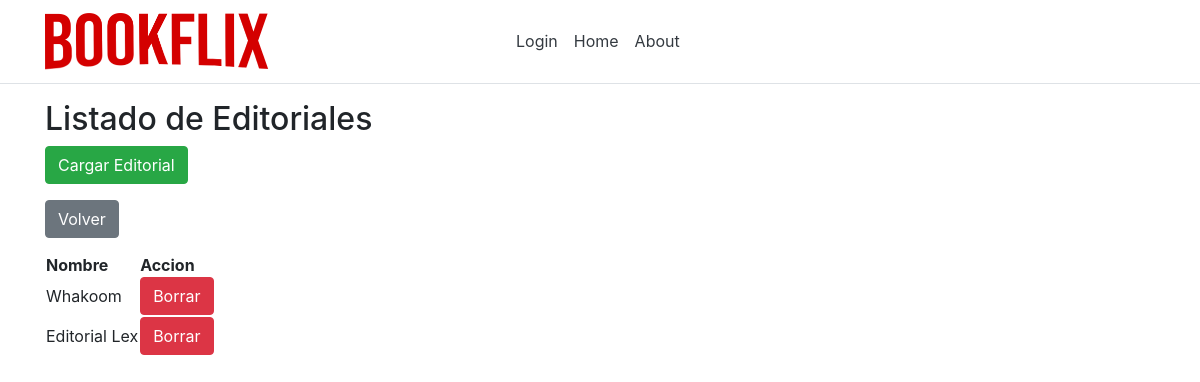
/listEditoriales/ (signed in), run on an earlier commit of the app's database.
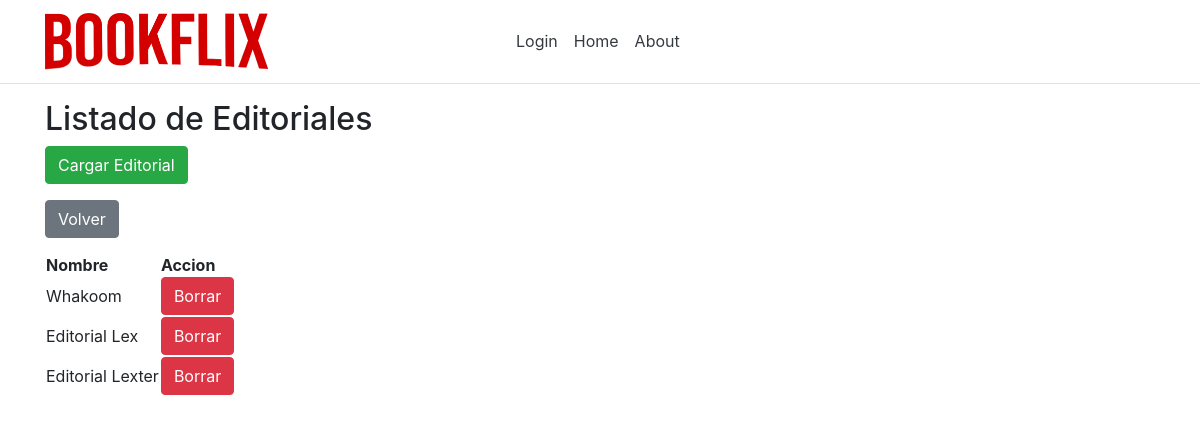
And on a later commit of the database.
### app/models.py (models this page shows, shortened)
class Editorial(models.Model):
    id = models.AutoField(primary_key=True)
    nombre = models.CharField(max_length=50,unique=True)

### app/views.py (the view)
# urls.py: path('listEditoriales/', views.listEditoriales),
def listEditoriales(request):
    editoriales = Editorial.objects.all()
    return render(request, "admin/listOfEditoriales.html", {'editoriales': editoriales})

### app/models.py (called while the page is built)
    @property
    def is_active(self):
        return self.active

    @property
    def is_superuser(self):
        return self.superuser

### app/templates/admin/listOfEditoriales.html
{% extends 'default/layout.html' %}
{% block admin %}
<h2>Listado de Editoriales</h2>
<form method="get" action="/createEditorial">
    <button class="btn btn-success" type="submit">Cargar Editorial</button>
  </form>
  <form>
    <input class="btn btn-secondary" type="button" value="Volver" onclick="history.back()">
  </form>
<table>
    <thead>
        <tr>
            <th>Nombre</th>
            <th>Accion</th>
        </tr>
    </thead>
    <tbody>
        {% for editorial in editoriales %}
        <tr>
            <td>{{ editorial.nombre }}</td>
            <td><a class="btn btn-danger" role="button" href="/deleteEditorial/{{ editorial.id }}"
          onClick="return confirm('¿Seguro que quieres borrar a {{editorial.nombre}}?');">
            Borrar</a></td>
        </tr>
        {% endfor %}
    </tbody>
</table>
{% endblock %}

What changed in the data, as far as the page shows it:
added Editorial: nombre "Editorial Lexter"
